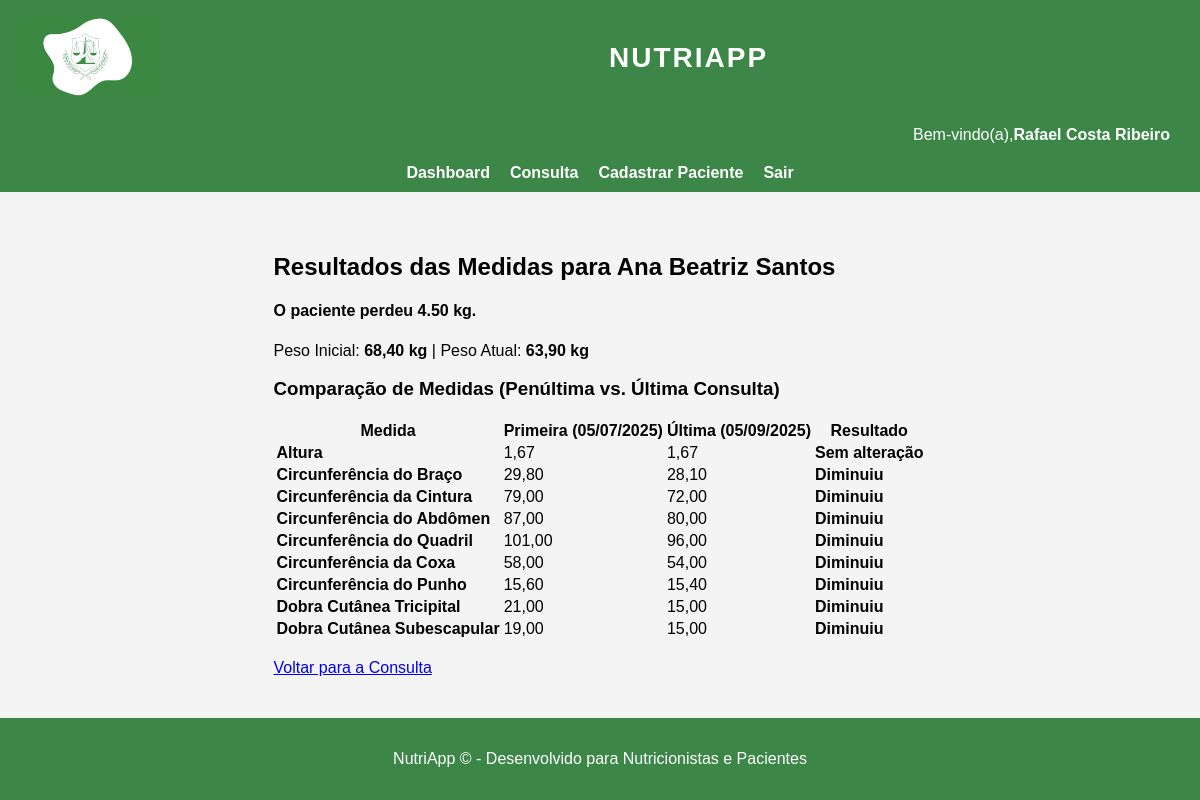
Screenshot of /nutricionista/paciente/3/resultados_medidas/ (signed in) with the database file from the repository.
### contas/models.py (models this page shows, shortened)
class Usuario(AbstractBaseUser, PermissionsMixin):
    TIPOS = (
        ('ADMIN', 'Administrador'),
        ('NUTRI', 'Nutricionista'),
        ('PAC', 'Paciente'),
    )
    email = models.EmailField(unique=True)
    nome = models.CharField(max_length=150)
    tipo = models.CharField(max_length=10, choices=TIPOS)
    is_active = models.BooleanField(default=True)
    is_staff = models.BooleanField(default=False)
    objects = UsuarioManager()
    USERNAME_FIELD = 'email'
    REQUIRED_FIELDS = ['nome']

### nutricionista/models.py (models this page shows, shortened)
class Paciente(models.Model):
    user = models.OneToOneField(settings.AUTH_USER_MODEL, on_delete=models.CASCADE, related_name='perfil_paciente', null=True)
    nutricionista = models.ForeignKey(Usuario, on_delete=models.CASCADE, limit_choices_to={'tipo':'NUTRI'})
    nome = models.CharField(max_length=150)
    idade = models.IntegerField()
    data_nascimento = models.DateField()
    endereco = models.CharField(max_length=255)
    numero_endereco = models.CharField(max_length=10, verbose_name='Nº') # Numero na mesma linha do endereço
    complemento = models.CharField(max_length=100, blank=True, null=True) # Pode ser nulo
    cidade = models.CharField(max_length=100)
    uf = models.CharField(max_length=2, verbose_name='UF') # UF na mesma linha da cidade
    cep = models.CharField(max_length=20)
    celular = models.CharField(max_length=20)
    email = models.EmailField()
    motivo_consulta = models.TextField()
    senha_provisoria = models.CharField(max_length=128, blank=True, null=True)

class Consulta(models.Model):
    paciente = models.ForeignKey(Paciente, on_delete=models.CASCADE)
    nutricionista = models.ForeignKey(Usuario, on_delete=models.CASCADE, limit_choices_to={'tipo':'NUTRI'})
    data_consulta = models.DateField(default=timezone.now)
    circunferencia_punho = models.DecimalField(max_digits=5, decimal_places=2, null=True, blank=True)
    circunferencia_cintura = models.DecimalField(max_digits=5, decimal_places=2, null=True, blank=True)
    circunferencia_quadril = models.DecimalField(max_digits=5, decimal_places=2, null=True, blank=True)
    circunferencia_braco = models.DecimalField(max_digits=5, decimal_places=2, null=True, blank=True)
    circunferencia_abdome = models.DecimalField(max_digits=5, decimal_places=2, null=True, blank=True)
    circunferencia_coxa = models.DecimalField(max_digits=5, decimal_places=2, null=True, blank=True)
    dobra_tricipital = models.DecimalField(max_digits=5, decimal_places=2, null=True, blank=True)
    dobra_subescapular = models.DecimalField(max_digits=5, decimal_places=2, null=True, blank=True)
    observacoes = models.TextField(blank=True, null=True)
    peso = models.DecimalField(max_digits=5, decimal_places=2, null=True, blank=True)
    altura = models.DecimalField(max_digits=3, decimal_places=2, null=True, blank=True)

### nutricionista/views.py (the view)
def resultados_medidas_view(request, paciente_id):
    paciente = get_object_or_404(Paciente, id=paciente_id)
    consultas = Consulta.objects.filter(paciente=paciente).order_by('data_consulta')
    if not consultas.exists():
        return render(request, 'nutricionista/resultados_medidas.html', {
            'paciente': paciente,
            'dados_medidas': None,
            'comparacao_peso': None,
        })
    primeira = consultas.first()
    ultima = consultas.last()
    possui_duas_consultas = consultas.count() > 1
    comparacao_peso = {
        'primeiro_peso': primeira.peso,
        'ultimo_peso': ultima.peso if possui_duas_consultas else None,
        'mensagem': '',
        'cor': ''
    }
    if possui_duas_consultas:
        diferenca = ultima.peso - primeira.peso
        if diferenca > 0:
            comparacao_peso['mensagem'] = f"O paciente ganhou {diferenca:.2f} kg."
            comparacao_peso['cor'] = 'text-danger'
        elif diferenca < 0:
            comparacao_peso['mensagem'] = f"O paciente perdeu {abs(diferenca):.2f} kg."
            comparacao_peso['cor'] = 'text-success'
        else:
            comparacao_peso['mensagem'] = "O peso se manteve estável."
            comparacao_peso['cor'] = 'text-secondary'
    else:
        comparacao_peso['mensagem'] = "Apenas uma consulta registrada até o momento."
        comparacao_peso['cor'] = 'text-secondary'
    campos = [
        ('altura', 'Altura'),
        ('circunferencia_braco', 'Circunferência do Braço'),
        ('circunferencia_cintura', 'Circunferência da Cintura'),
        ('circunferencia_abdome', 'Circunferência do Abdômen'),
        ('circunferencia_quadril', 'Circunferência do Quadril'),
        ('circunferencia_coxa', 'Circunferência da Coxa'),
        ('circunferencia_punho', 'Circunferência do Punho'),
        ('dobra_tricipital', 'Dobra Cutânea Tricipital'),
        ('dobra_subescapular', 'Dobra Cutânea Subescapular'),
    ]
    dados_medidas = []
    for campo, nome in campos:
        valor_primeira = getattr(primeira, campo, None)
        valor_ultima = getattr(ultima, campo, None) if possui_duas_consultas else None
        if possui_duas_consultas:
            diferenca = (valor_ultima or 0) - (valor_primeira or 0)
            if diferenca > 0:
                mensagem = "Aumentou"
                cor = "text-danger"
            elif diferenca < 0:
                mensagem = "Diminuiu"
                cor = "text-success"
            else:
                mensagem = "Sem alteração"
                cor = "text-secondary"
        else:
            mensagem = "Aguardando próxima consulta"
            cor = "text-secondary"
        dados_medidas.append({
            'nome': nome,
            'penultimo_valor': valor_primeira,
            'ultimo_valor': valor_ultima,
            'mensagem': mensagem,
            'cor': cor
        })
    return render(request, 'nutricionista/resultados_medidas.html', {
        'paciente': paciente,
        'dados_medidas': dados_medidas,
        'comparacao_peso': comparacao_peso,
        'data_primeira': primeira.data_consulta,
        'data_ultima': ultima.data_consulta if possui_duas_consultas else None,
        'possui_duas_consultas': possui_duas_consultas,
    })

### nutricionista/templates/nutricionista/resultados_medidas.html (shortened to what this page needs)
{% extends "base_nutricionista.html" %}
{% load static %}
{% block content %}
<div class="container mt-4">
    <h2 class="mb-4">Resultados das Medidas para {{ paciente.nome }}</h2>
    {% if comparacao_peso %}
        <div class="card mb-4 p-3 border-{{ comparacao_peso.cor|default:'secondary' }}">
            <h4 class="{{ comparacao_peso.cor|default:'text-secondary' }}">
                {{ comparacao_peso.mensagem }}
            </h4>
            <p class="m-0">
                Peso Inicial: <strong>{{ comparacao_peso.primeiro_peso|floatformat:2|default:"N/A" }} kg</strong>
                | Peso Atual: <strong>{{ comparacao_peso.ultimo_peso|floatformat:2|default:"N/A" }} kg</strong>
            </p>
        </div>
    {% endif %}
    <div class="row">
        <div class="col-md-12">
            <h3 class="mt-4 mb-3">Comparação de Medidas (Penúltima vs. Última Consulta)</h3>
            {% if dados_medidas %}
            <table class="table table-striped table-hover">
                    <thead>
                    <tr>
                        <th>Medida</th>
                            <th>Primeira ({{ data_primeira|date:"d/m/Y" }})</th>
                                {% if possui_duas_consultas %}
                                    <th>Última ({{ data_ultima|date:"d/m/Y" }})</th>
                                {% else %}
                                    <th>Próxima Consulta</th>
                                {% endif %}
                            <th>Resultado</th>
                        </tr>
                    </thead>
                <tbody>
                    {% for dado in dados_medidas %}
                    <tr>
                        <td><strong>{{ dado.nome }}</strong></td>
                        <td>
                            {% if dado.penultimo_valor %}
                                {{ dado.penultimo_valor|floatformat:2 }}
                            {% else %}
                                N/A
                            {% endif %}
                        </td>
                        <td>{{ dado.ultimo_valor|floatformat:2|default:"N/A" }}</td>
                        <td class="{{ dado.cor }}">
                            <strong>{{ dado.mensagem }}</strong>
                        </td>
                    </tr>
                    {% endfor %}
                </tbody>
            </table>
            {% else %}
                <p class="alert alert-info">Nenhum registro de consulta encontrado para este paciente.</p>
            {% endif %}
        </div>
    </div>
    <br>
   <div class="mt-4 text-center">
    <a href="{% url 'nutricionista:selecionar_paciente' %}" class="btn btn-primary">
        Voltar para a Consulta
    </a>
</div>
    </div>
{% endblock content %}

### templates/base_nutricionista.html (shortened to what this page needs)
{% extends 'base.html' %}
{% load static %}
{% block nav_extra_links %}
<div class="nutri-header">
   {% if user.is_authenticated %}
        Bem-vindo(a), <strong>{{ user.nome }}</strong>
    {% endif %}
</div>
 <div class="nutri-links">
        {% if user.is_authenticated %}
            <a href="{% url 'nutricionista:nutri_dashboard' %}" class="nav-btn">Dashboard</a>
            <a href="{% url 'nutricionista:selecionar_paciente' %}" class="nav-btn">Consulta</a>
             <a href="{% url 'nutricionista:cadastrar_paciente' %}" class="nav-btn">Cadastrar Paciente</a>
            <a href="#" class="nav-btn logout-link" onclick="document.getElementById('logout-form').submit(); return false;">Sair</a>
        {% endif %}
    </div>
{% endblock %}

### static/css/style.css (style rules this page uses)
body { height: 100%; font-family: Arial, sans-serif; margin: 0; padding: 0; min-height: 100vh; display: flex; flex-direction: column; justify-content: center; background: #f4f4f4; }
.nutri-header { display: flex; justify-content: flex-end; align-items: center; background-color: #3c8647; color: white !important; padding: 10px 30px; font-size: 1rem; font-weight: 500; margin-top: 0px; border-radius: 0; }
.nutri-header strong { color: white !important; }
.nutri-links { display: flex; justify-content: center; flex-wrap: wrap; gap: 20px; background:#3c8647; padding: 10px 0; }
.nutri-links a { color: white; text-decoration: none; font-weight: bold; transition: 0.3s; }

### rows the page displays
Usuario: nome "Rafael Costa Ribeiro"
Paciente: nome "Ana Beatriz Santos"
Consulta: primeiro_peso "68,40", data_consulta "05/07/2025", penultimo_valor "1,67" "29,80" "79,00" "87,00" "101,00" "58,00" "15,60" "21,00" "19,00"
Consulta: ultimo_peso "63,90", data_consulta "05/09/2025", ultimo_valor "1,67" "28,10" "72,00" "80,00" "96,00" "54,00" "15,40" "15,00" "15,00"

### other values shown
{{ comparacao_peso.mensagem }} "O paciente perdeu 4.50 kg."
{{ dado.nome }} "Altura" "Circunferência do Braço" "Circunferência da Cintura" "Circunferência do Abdômen" "Circunferência do Quadril" "Circunferência da Coxa" "Circunferência do Punho" "Dobra Cutânea Tricipital" "Dobra Cutânea Subescapular"
{{ dado.mensagem }} "Sem alteração" "Diminuiu" "Diminuiu" "Diminuiu" "Diminuiu" "Diminuiu" "Diminuiu" "Diminuiu" "Diminuiu"
